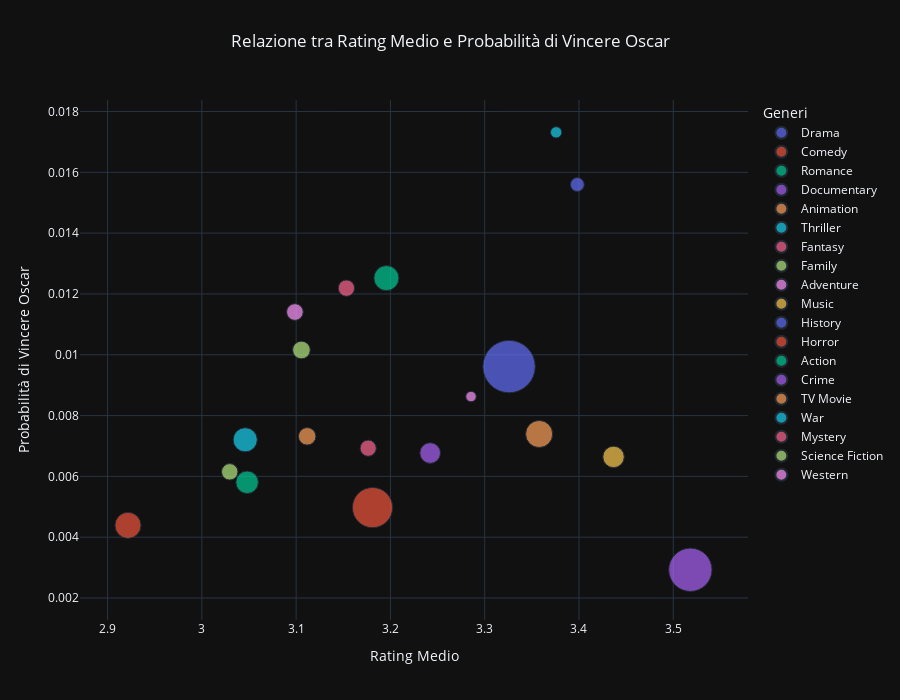

Here is the notebook cell this chart was saved with:
### Code cell
## 4 relazione tra rating medio e probabilità di vincere un Oscar per genere

genre_oscar['oscar_ratio'] = genre_oscar['oscar_films'] / genre_oscar['total_films'] #genre oscar da n.3, niente round perche il ratio dipende troppo da piccoli decimali

fig = px.scatter(
    genre_oscar,
    x='avg_rating',
    y='oscar_ratio',
    size='total_films',
    color='genre',
    hover_name='genre',
    labels={
        'avg_rating': 'Rating Medio',
        'oscar_ratio': 'Probabilità di Vincere Oscar',
        'total_films': 'Numero Film',
        'genre': 'Genere'
    },
    title='Relazione tra Rating Medio e Probabilità di Vincere Oscar',
    size_max=40 
)

fig.update_traces(
    marker=dict(
        sizemin=5,
        sizeref=2.*max(genre_oscar['total_films'])/(100.**2)+100
    ),
)

fig.update_layout(
    height=700,
    width=900,
    template='plotly_dark',
    legend_title_text='Generi',
    xaxis={'title':'Rating Medio'},
    yaxis={'title':'Probabilità di Vincere Oscar'},
    title=dict(
        y=0.95,
        x=0.5,
        xanchor='center'
    )
)

fig.show()

### Figure 1 — Plotly figure (JSON) as saved in the notebook; plotly's stock layout.template omitted (floating-point values rounded to 4 significant figures)
{"data": [{"hovertemplate": "<b>%{hovertext}</b><br><br>Genere=Drama<br>Rating Medio=%{x}<br>Probabilità di Vincere Oscar=%{y}<br>Numero Film=%{marker.size}<extra></extra>", "hovertext": ["Drama"], "legendgroup": "Drama", "marker": {"color": "#636efa", "size": [189362], "sizemin": 5, "sizemode": "area", "sizeref": 137.9, "symbol": "circle"}, "mode": "markers", "name": "Drama", "orientation": "v", "showlegend": true, "type": "scatter", "x": [3.326], "xaxis": "x", "y": [0.009611], "yaxis": "y"}, {"hovertemplate": "<b>%{hovertext}</b><br><br>Genere=Comedy<br>Rating Medio=%{x}<br>Probabilità di Vincere Oscar=%{y}<br>Numero Film=%{marker.size}<extra></extra>", "hovertext": ["Comedy"], "legendgroup": "Comedy", "marker": {"color": "#EF553B", "size": [111774], "sizemin": 5, "sizemode": "area", "sizeref": 137.9, "symbol": "circle"}, "mode": "markers", "name": "Comedy", "orientation": "v", "showlegend": true, "type": "scatter", "x": [3.181], "xaxis": "x", "y": [0.004974], "yaxis": "y"}, {"hovertemplate": "<b>%{hovertext}</b><br><br>Genere=Romance<br>Rating Medio=%{x}<br>Probabilità di Vincere Oscar=%{y}<br>Numero Film=%{marker.size}<extra></extra>", "hovertext": ["Romance"], "legendgroup": "Romance", "marker": {"color": "#00cc96", "size": [43287], "sizemin": 5, "sizemode": "area", "sizeref": 137.9, "symbol": "circle"}, "mode": "markers", "name": "Romance", "orientation": "v", "showlegend": true, "type": "scatter", "x": [3.196], "xaxis": "x", "y": [0.01252], "yaxis": "y"}, {"hovertemplate": "<b>%{hovertext}</b><br><br>Genere=Documentary<br>Rating Medio=%{x}<br>Probabilità di Vincere Oscar=%{y}<br>Numero Film=%{marker.size}<extra></extra>", "hovertext": ["Documentary"], "legendgroup": "Documentary", "marker": {"color": "#ab63fa", "size": [129421], "sizemin": 5, "sizemode": "area", "sizeref": 137.9, "symbol": "circle"}, "mode": "markers", "name": "Documentary", "orientation": "v", "showlegend": true, "type": "scatter", "x": [3.518], "xaxis": "x", "y": [0.002928], "yaxis": "y"}, {"hovertemplate": "<b>%{hovertext}</b><br><br>Genere=Animation<br>Rating Medio=%{x}<br>Probabilità di Vincere Oscar=%{y}<br>Numero Film=%{marker.size}<extra></extra>", "hovertext": ["Animation"], "legendgroup": "Animation", "marker": {"color": "#FFA15A", "size": [50718], "sizemin": 5, "sizemode": "area", "sizeref": 137.9, "symbol": "circle"}, "mode": "markers", "name": "Animation", "orientation": "v", "showlegend": true, "type": "scatter", "x": [3.358], "xaxis": "x", "y": [0.007394], "yaxis": "y"}, {"hovertemplate": "<b>%{hovertext}</b><br><br>Genere=Thriller<br>Rating Medio=%{x}<br>Probabilità di Vincere Oscar=%{y}<br>Numero Film=%{marker.size}<extra></extra>", "hovertext": ["Thriller"], "legendgroup": "Thriller", "marker": {"color": "#19d3f3", "size": [40257], "sizemin": 5, "sizemode": "area", "sizeref": 137.9, "symbol": "circle"}, "mode": "markers", "name": "Thriller", "orientation": "v", "showlegend": true, "type": "scatter", "x": [3.046], "xaxis": "x", "y": [0.007204], "yaxis": "y"}, {"hovertemplate": "<b>%{hovertext}</b><br><br>Genere=Fantasy<br>Rating Medio=%{x}<br>Probabilità di Vincere Oscar=%{y}<br>Numero Film=%{marker.size}<extra></extra>", "hovertext": ["Fantasy"], "legendgroup": "Fantasy", "marker": {"color": "#FF6692", "size": [18538], "sizemin": 5, "sizemode": "area", "sizeref": 137.9, "symbol": "circle"}, "mode": "markers", "name": "Fantasy", "orientation": "v", "showlegend": true, "type": "scatter", "x": [3.153], "xaxis": "x", "y": [0.01219], "yaxis": "y"}, {"hovertemplate": "<b>%{hovertext}</b><br><br>Genere=Family<br>Rating Medio=%{x}<br>Probabilità di Vincere Oscar=%{y}<br>Numero Film=%{marker.size}<extra></extra>", "hovertext": ["Family"], "legendgroup": "Family", "marker": {"color": "#B6E880", "size": [21660], "sizemin": 5, "sizemode": "area", "sizeref": 137.9, "symbol": "circle"}, "mode": "markers", "name": "Family", "orientation": "v", "showlegend": true, "type": "scatter", "x": [3.106], "xaxis": "x", "y": [0.01016], "yaxis": "y"}, {"hovertemplate": "<b>%{hovertext}</b><br><br>Genere=Adventure<br>Rating Medio=%{x}<br>Probabilità di Vincere Oscar=%{y}<br>Numero Film=%{marker.size}<extra></extra>", "hovertext": ["Adventure"], "legendgroup": "Adventure", "marker": {"color": "#FF97FF", "size": [19289], "sizemin": 5, "sizemode": "area", "sizeref": 137.9, "symbol": "circle"}, "mode": "markers", "name": "Adventure", "orientation": "v", "showlegend": true, "type": "scatter", "x": [3.099], "xaxis": "x", "y": [0.01141], "yaxis": "y"}, {"hovertemplate": "<b>%{hovertext}</b><br><br>Genere=Music<br>Rating Medio=%{x}<br>Probabilità di Vincere Oscar=%{y}<br>Numero Film=%{marker.size}<extra></extra>", "hovertext": ["Music"], "legendgroup": "Music", "marker": {"color": "#FECB52", "size": [31775], "sizemin": 5, "sizemode": "area", "sizeref": 137.9, "symbol": "circle"}, "mode": "markers", "name": "Music", "orientation": "v", "showlegend": true, "type": "scatter", "x": [3.437], "xaxis": "x", "y": [0.00664], "yaxis": "y"}, {"hovertemplate": "<b>%{hovertext}</b><br><br>Genere=History<br>Rating Medio=%{x}<br>Probabilità di Vincere Oscar=%{y}<br>Numero Film=%{marker.size}<extra></extra>", "hovertext": ["History"], "legendgroup": "History", "marker": {"color": "#636efa", "size": [13335], "sizemin": 5, "sizemode": "area", "sizeref": 137.9, "symbol": "circle"}, "mode": "markers", "name": "History", "orientation": "v", "showlegend": true, "type": "scatter", "x": [3.398], "xaxis": "x", "y": [0.0156], "yaxis": "y"}, {"hovertemplate": "<b>%{hovertext}</b><br><br>Genere=Horror<br>Rating Medio=%{x}<br>Probabilità di Vincere Oscar=%{y}<br>Numero Film=%{marker.size}<extra></extra>", "hovertext": ["Horror"], "legendgroup": "Horror", "marker": {"color": "#EF553B", "size": [46934], "sizemin": 5, "sizemode": "area", "sizeref": 137.9, "symbol": "circle"}, "mode": "markers", "name": "Horror", "orientation": "v", "showlegend": true, "type": "scatter", "x": [2.922], "xaxis": "x", "y": [0.004389], "yaxis": "y"}, {"hovertemplate": "<b>%{hovertext}</b><br><br>Genere=Action<br>Rating Medio=%{x}<br>Probabilità di Vincere Oscar=%{y}<br>Numero Film=%{marker.size}<extra></extra>", "hovertext": ["Action"], "legendgroup": "Action", "marker": {"color": "#00cc96", "size": [34968], "sizemin": 5, "sizemode": "area", "sizeref": 137.9, "symbol": "circle"}, "mode": "markers", "name": "Action", "orientation": "v", "showlegend": true, "type": "scatter", "x": [3.048], "xaxis": "x", "y": [0.005805], "yaxis": "y"}, {"hovertemplate": "<b>%{hovertext}</b><br><br>Genere=Crime<br>Rating Medio=%{x}<br>Probabilità di Vincere Oscar=%{y}<br>Numero Film=%{marker.size}<extra></extra>", "hovertext": ["Crime"], "legendgroup": "Crime", "marker": {"color": "#ab63fa", "size": [29551], "sizemin": 5, "sizemode": "area", "sizeref": 137.9, "symbol": "circle"}, "mode": "markers", "name": "Crime", "orientation": "v", "showlegend": true, "type": "scatter", "x": [3.242], "xaxis": "x", "y": [0.006768], "yaxis": "y"}, {"hovertemplate": "<b>%{hovertext}</b><br><br>Genere=TV Movie<br>Rating Medio=%{x}<br>Probabilità di Vincere Oscar=%{y}<br>Numero Film=%{marker.size}<extra></extra>", "hovertext": ["TV Movie"], "legendgroup": "TV Movie", "marker": {"color": "#FFA15A", "size": [21183], "sizemin": 5, "sizemode": "area", "sizeref": 137.9, "symbol": "circle"}, "mode": "markers", "name": "TV Movie", "orientation": "v", "showlegend": true, "type": "scatter", "x": [3.112], "xaxis": "x", "y": [0.007317], "yaxis": "y"}, {"hovertemplate": "<b>%{hovertext}</b><br><br>Genere=War<br>Rating Medio=%{x}<br>Probabilità di Vincere Oscar=%{y}<br>Numero Film=%{marker.size}<extra></extra>", "hovertext": ["War"], "legendgroup": "War", "marker": {"color": "#19d3f3", "size": [8836], "sizemin": 5, "sizemode": "area", "sizeref": 137.9, "symbol": "circle"}, "mode": "markers", "name": "War", "orientation": "v", "showlegend": true, "type": "scatter", "x": [3.376], "xaxis": "x", "y": [0.01732], "yaxis": "y"}, {"hovertemplate": "<b>%{hovertext}</b><br><br>Genere=Mystery<br>Rating Medio=%{x}<br>Probabilità di Vincere Oscar=%{y}<br>Numero Film=%{marker.size}<extra></extra>", "hovertext": ["Mystery"], "legendgroup": "Mystery", "marker": {"color": "#FF6692", "size": [18188], "sizemin": 5, "sizemode": "area", "sizeref": 137.9, "symbol": "circle"}, "mode": "markers", "name": "Mystery", "orientation": "v", "showlegend": true, "type": "scatter", "x": [3.176], "xaxis": "x", "y": [0.006928], "yaxis": "y"}, {"hovertemplate": "<b>%{hovertext}</b><br><br>Genere=Science Fiction<br>Rating Medio=%{x}<br>Probabilità di Vincere Oscar=%{y}<br>Numero Film=%{marker.size}<extra></extra>", "hovertext": ["Science Fiction"], "legendgroup": "Science Fiction", "marker": {"color": "#B6E880", "size": [18701], "sizemin": 5, "sizemode": "area", "sizeref": 137.9, "symbol": "circle"}, "mode": "markers", "name": "Science Fiction", "orientation": "v", "showlegend": true, "type": "scatter", "x": [3.03], "xaxis": "x", "y": [0.006149], "yaxis": "y"}, {"hovertemplate": "<b>%{hovertext}</b><br><br>Genere=Western<br>Rating Medio=%{x}<br>Probabilità di Vincere Oscar=%{y}<br>Numero Film=%{marker.size}<extra></extra>", "hovertext": ["Western"], "legendgroup": "Western", "marker": {"color": "#FF97FF", "size": [7535], "sizemin": 5, "sizemode": "area", "sizeref": 137.9, "symbol": "circle"}, "mode": "markers", "name": "Western", "orientation": "v", "showlegend": true, "type": "scatter", "x": [3.285], "xaxis": "x", "y": [0.008626], "yaxis": "y"}], "layout": {"height": 700, "legend": {"itemsizing": "constant", "title": {"text": "Generi"}, "tracegroupgap": 0}, "title": {"text": "Relazione tra Rating Medio e Probabilità di Vincere Oscar", "x": 0.5, "xanchor": "center", "y": 0.95}, "width": 900, "xaxis": {"anchor": "y", "domain": [0, 1], "title": {"text": "Rating Medio"}}, "yaxis": {"anchor": "x", "domain": [0, 1], "title": {"text": "Probabilità di Vincere Oscar"}}}}
